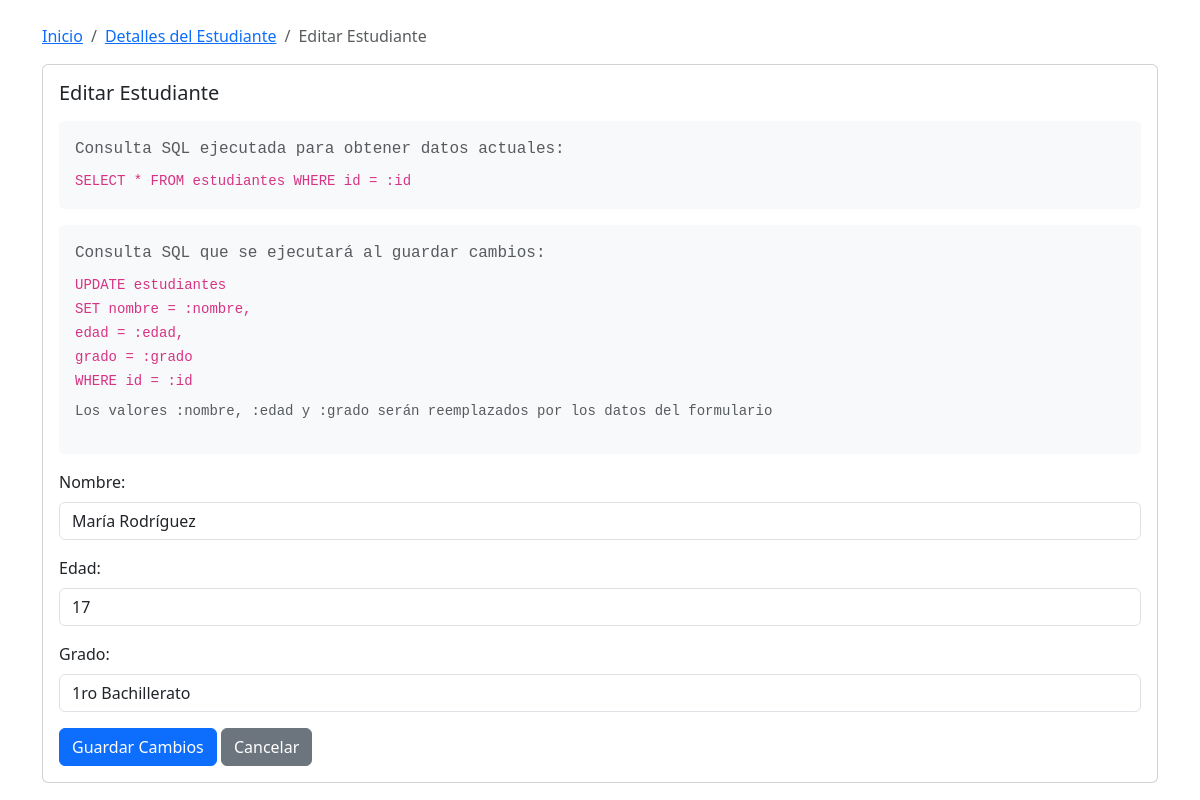
The page /estudiantes/11/editar on the database its author committed.
### tables this page shows
CREATE TABLE estudiantes (
                id INTEGER PRIMARY KEY AUTOINCREMENT,
                nombre TEXT NOT NULL,
                edad INTEGER CHECK (edad >= 15 AND edad <= 18),
                grado TEXT
            );

### main.py (the view)
@app.get("/estudiantes/{estudiante_id}/editar")
async def formulario_editar_estudiante(request: Request, estudiante_id: int):
    try:
        with engine.connect() as conn:
            query = text("SELECT * FROM estudiantes WHERE id = :id")
            result = conn.execute(query, {"id": estudiante_id})
            estudiante = result.fetchone()
            if estudiante is None:
                raise HTTPException(status_code=404, detail="Estudiante no encontrado")
        return templates.TemplateResponse(
            "editar_estudiante.html",
            {"request": request, "estudiante": estudiante}
        )
    except SQLAlchemyError as e:
        raise HTTPException(status_code=500, detail=str(e))

### templates/editar_estudiante.html (shortened to what this page needs)
<!DOCTYPE html>
<html lang="es">
<head>
    <link href="https://cdn.jsdelivr.net/npm/bootstrap@5.3.2/dist/css/bootstrap.min.css" rel="stylesheet">
</head>
<body>
    <div class="container mt-4">
        <nav aria-label="breadcrumb">
            <ol class="breadcrumb">
                <li class="breadcrumb-item"><a href="/">Inicio</a></li>
                <li class="breadcrumb-item"><a href="/estudiantes/{{ estudiante.id }}">Detalles del Estudiante</a></li>
                <li class="breadcrumb-item active">Editar Estudiante</li>
            </ol>
        </nav>
        <div class="card">
            <div class="card-body">
                <h5 class="card-title">Editar Estudiante</h5>
                <div class="sql-query">
                    <p class="text-muted mb-2">Consulta SQL ejecutada para obtener datos actuales:</p>
                    <code>
                        SELECT * FROM estudiantes WHERE id = :id
                    </code>
                </div>
                <div class="sql-query">
                    <p class="text-muted mb-2">Consulta SQL que se ejecutará al guardar cambios:</p>
                    <code>
                        UPDATE estudiantes<br>
                        SET nombre = :nombre,<br>
                            edad = :edad,<br>
                            grado = :grado<br>
                        WHERE id = :id
                    </code>
                    <p class="text-muted mt-2 small">Los valores :nombre, :edad y :grado serán reemplazados por los datos del formulario</p>
                </div>
                <form action="/estudiantes/{{ estudiante.id }}/editar" method="POST">
                    <div class="mb-3">
                        <label for="nombre" class="form-label">Nombre:</label>
                        <input type="text" class="form-control" id="nombre" name="nombre"
                               value="{{ estudiante.nombre }}" required>
                    </div>
                    <div class="mb-3">
                        <label for="edad" class="form-label">Edad:</label>
                        <input type="number" class="form-control" id="edad" name="edad"
                               value="{{ estudiante.edad }}" required min="15" max="18">
                    </div>
                    <div class="mb-3">
                        <label for="grado" class="form-label">Grado:</label>
                        <select class="form-control" id="grado" name="grado" required>
                            <option value="1ro Bachillerato" {% if estudiante.grado == '1ro Bachillerato' %}selected{% endif %}>1ro Bachillerato</option>
                        </select>
                    </div>
                    <div class="mt-3">
                        <button type="submit" class="btn btn-primary">Guardar Cambios</button>
                        <a href="/estudiantes/{{ estudiante.id }}" class="btn btn-secondary">Cancelar</a>
                    </div>
                </form>
            </div>
        </div>
    </div>
</body>
</html>

### templates/editar_estudiante.html (style rules this page uses)
.sql-query { background-color: #f8f9fa; padding: 1rem; border-radius: 5px; margin: 1rem 0; font-family: monospace; }

### rows shown on the page
estudiantes: nombre "María Rodríguez", edad "17", grado "1ro Bachillerato"
